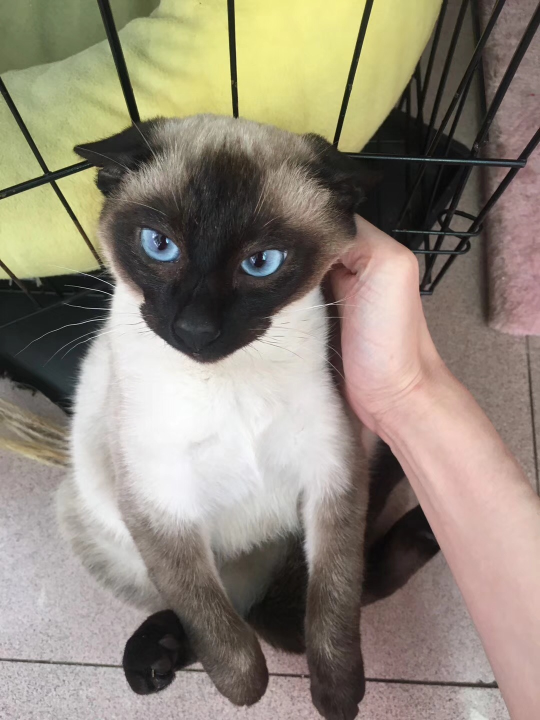
#> input picture image-recognition/sklearn-knn-nn-svm/new.JPG, 1080 x 1440 px (shown at 1/2 size)
$ python -i test.py   (imports and definitions only)   (Python 2 division)   (older library calls are emulated)
#> lines starting #> are read from the running program, lines starting #| are printed output that depends on the picture

'''

Use model in sklearn to train and predict image

My target is to classify object in pictures.

# python test.py --dataset "./set_name" --neighbors "# of neighors"

'''

# import the necessary packages
from sklearn.neighbors import KNeighborsClassifier
from sklearn.neural_network import MLPClassifier
from sklearn.svm import SVC
from sklearn.cross_validation import train_test_split
from imutils import paths
import numpy as np
import argparse
import imutils
import cv2
import os
from matplotlib import pyplot as plt

####################################################################
# construct the argument parse and parse the arguments
ap = argparse.ArgumentParser()
# [9 lines not run here, left out]
# we can use args["dataset"], args["neighbors"], args["method"]

####################################################################
# How we
def image_to_feature_vector(image, size=(128, 128)):
	# resize the image to a fixed size, then flatten the image into
	# a list of raw pixel intensities
	return cv2.resize(image, size).flatten()

def extract_color_histogram(image, bins=(32, 32, 32)):
	cv2.imshow("oiginal", image)
	# extract a 3D color histogram from the HSV color space using
	# the supplied number of `bins` per channel
	hsv = cv2.cvtColor(image, cv2.COLOR_BGR2HSV)
	#cv2.imshow("after cvtColor", hsv)
	#print hsv.shape

	hist = cv2.calcHist([hsv], [0, 1, 2], None, bins,
		[0, 180, 0, 256, 0, 256])
	#print hist.shape
	#plt.plot(hist[31])
	#plt.show()
	# handle normalizing the histogram if we are using OpenCV 2.4.X
	if imutils.is_cv2():
		hist = cv2.normalize(hist)

	# otherwise, perform "in place" normalization in OpenCV 3
	else:
		cv2.normalize(hist, hist)
	# return the flattened histogram as the feature
	#print hist.shape
	#cv2.waitKey(0)
	return hist.flatten()


################################################################

# grab the list of image files that we'll be describing
# [1 line not run here, left out]
# [1 line that did not run here, left out]
# [1 line not run here, left out]

# initialize the raw pixel intensities matrix, the features matrix,
# and labels list
rawImages = []
features = []
labels = []

# loop over the input images
# [21 lines not run here, left out]


# show some information on the memory consumed by the raw images
# matrix and features matrix
rawImages = np.array(rawImages)
features = np.array(features)
labels = np.array(labels)
# [4 lines not run here, left out]


labels_set = set(labels)
# [2 lines not run here, left out]

#################################################################

# partition the data into training and testing splits, using 85%
# of the data for training and the remaining 15% for testing
# [3 lines that did not run here, left out]
# [3 lines that did not run here, left out]

#################################################################

# [102 lines not run here, left out]

>>> import cv2
>>> picture = cv2.imread('new.JPG', cv2.IMREAD_GRAYSCALE)
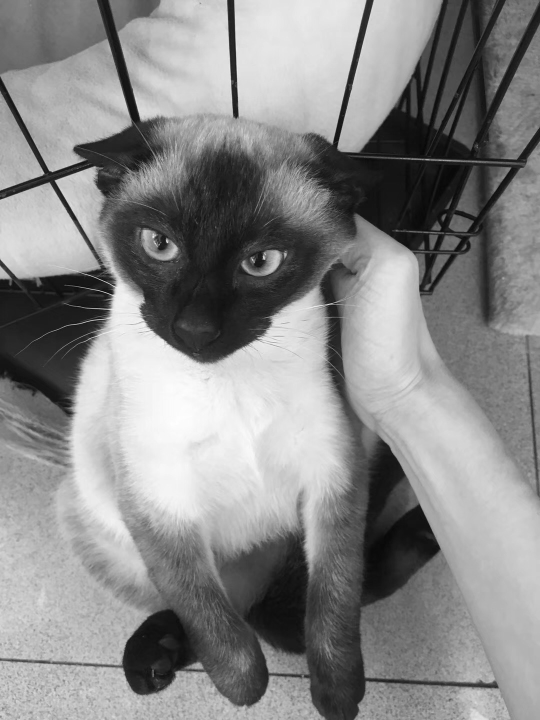
#> picture: shape (1440, 1080) (shown at 1/2 size); min 0, max 255, mean 135.8
>>> result = extract_color_histogram(picture)
#> (the run stopped early here; a loop or call above may not have finished)
